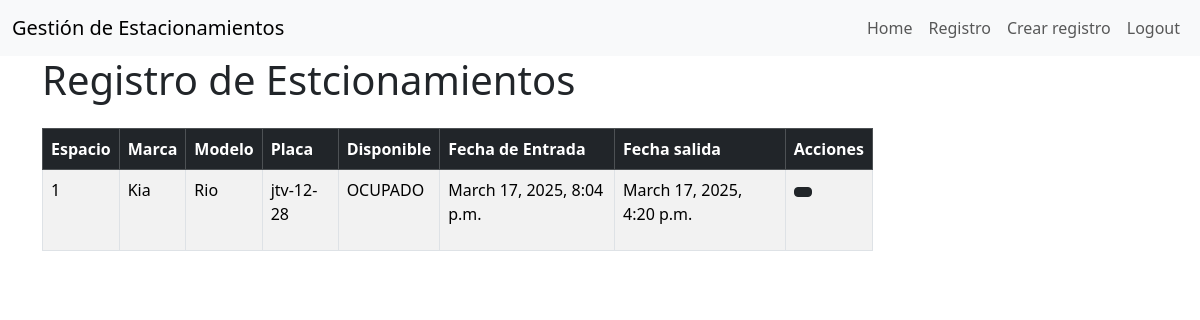
/registro/ (signed in), run on an earlier commit of the app's database.
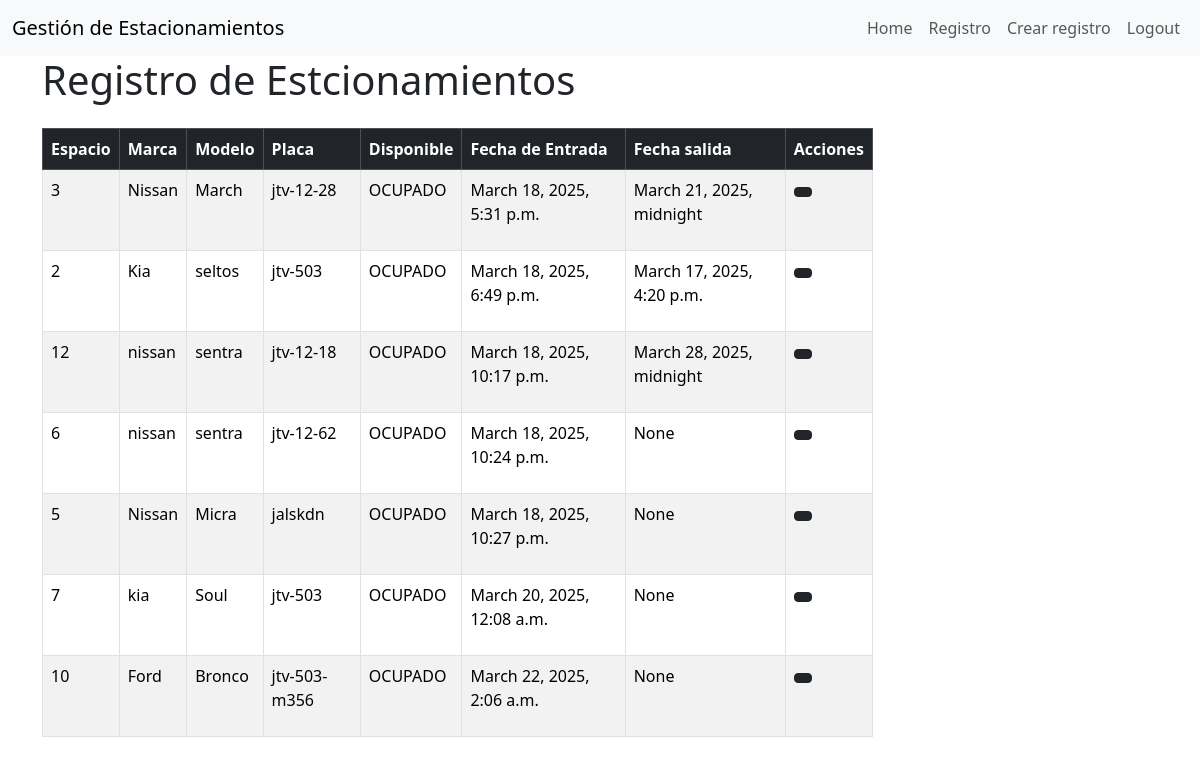
And on a later commit of the database.
### estacionamiento/models.py (models this page shows, shortened)
class Registro(models.Model):
    user = models.ForeignKey(User, on_delete=models.CASCADE)
    espacio = models.CharField(max_length=50)
    marca = models.CharField(max_length=50)
    modelo = models.CharField(max_length=50)
    placa = models.CharField(max_length=20)
    estado = models.CharField(max_length=10, choices=[('OCUPADO', 'Ocupado'), ('LIBRE', 'Libre')], default='LIBRE')
    fecha_entrada = models.DateTimeField(auto_now_add=True)
    fecha_salida = models.DateTimeField(null=True, blank=True)

### estacionamiento/views.py (the view)
# urls.py: path('registro/', views.registro, name='registro'),
@login_required
def registro(request):
    registros = Registro.objects.filter(user=request.user)
    return render(request, 'registro.html', {'registro': registros})

### estacionamiento/templates/registro.html
{% extends 'base.html' %}
{% block content %}
<main class="container">
    <div class="row">
        <div class="col-md-9 offset-md3">
            <h1 class="mb-4">Registro de Estcionamientos</h1>
            <table class="table table-striped table-bordered">
                <thead class="table-dark">
                    <tr>
                        <th>Espacio</th>
                        <th>Marca</th>
                        <th>Modelo</th>
                        <th>Placa</th>
                        <th>Disponible</th>
                        <th>Fecha de Entrada</th>
                        <th>Fecha salida</th>
                        <th>Acciones</th>
                    </tr>
                </thead>
                <tbody>
                    {% for registro in registro %}
                    <tr>
                        <td><p>{{ registro.espacio }}</p></td>
                        <td><p>{{ registro.marca }}</p></td>
                        <td><p>{{ registro.modelo }}</p></td>
                        <td><p>{{ registro.placa }}</p></td>
                        <td><p>{{ registro.estado }}</p></td>
                        <td><p>{{ registro.fecha_entrada }}</p></td>
                        <td><p>{{ registro.fecha_salida }}</p></td>
                        <td>
                            <a href="{% url 'registro_detail' registro.id %}" class="btn btn-dark btn-sm"></a>
                        </td>
                    </tr>
                {% endfor %}
                </tbody>
            </table>
        </div>
    </div>
</main>
{% endblock %}

### estacionamiento/templates/base.html (shortened to what this page needs)
<!DOCTYPE html>
<html lang="en">
<head>
    <link rel="stylesheet" href="https://cdn.jsdelivr.net/npm/bootstrap@5.3.3/dist/css/bootstrap.min.css">
</head>
<body>
    <nav class="navbar navbar-expand-lg bg-body-tertiary">
        <div class="container-fluid">
          <a class="navbar-brand" href="#">Gestión de Estacionamientos</a>
          <div class="collapse navbar-collapse" id="navbarNav">
            <ul class="navbar-nav ms-auto">
                <li class="nav-item">
                    <a href="/" class="nav-link" >Home</a>
                </li>
                {% if user.is_authenticated %}
                <li class="nav-item">
                    <a href="/registro" class="nav-link">Registro</a>
                </li>
                <li class="nav-item">
                    <a href="/registros/crear/" class="nav-link">Crear registro</a>
                </li>
                <li class="nav-item">
                    <a href="/logout" class="nav-link">Logout</a>
                </li>
                {% endif %}
            </ul>
          </div>
        </div>
      </nav>
    {% block content%}
    {% endblock %}
</body>
</html>

What changed in the data, as far as the page shows it:
removed Registro: espacio "1", marca "Kia", modelo "Rio", placa "jtv-12-28", estado "OCUPADO", fecha_entrada "March 17, 2025, 8:04 p.m.", fecha_salida "March 17, 2025, 4:20 p.m."
added Registro: espacio "3", marca "Nissan", modelo "March", placa "jtv-12-28", estado "OCUPADO", fecha_entrada "March 18, 2025, 5:31 p.m.", fecha_salida "March 21, 2025, midnight"
added Registro: espacio "2", marca "Kia", modelo "seltos", placa "jtv-503", estado "OCUPADO", fecha_entrada "March 18, 2025, 6:49 p.m.", fecha_salida "March 17, 2025, 4:20 p.m."
added Registro: espacio "12", marca "nissan", modelo "sentra", placa "jtv-12-18", estado "OCUPADO", fecha_entrada "March 18, 2025, 10:17 p.m.", fecha_salida "March 28, 2025, midnight"
added Registro: espacio "6", marca "nissan", modelo "sentra", placa "jtv-12-62", estado "OCUPADO", fecha_entrada "March 18, 2025, 10:24 p.m.", fecha_salida "None"
added Registro: espacio "5", marca "Nissan", modelo "Micra", placa "jalskdn", estado "OCUPADO", fecha_entrada "March 18, 2025, 10:27 p.m.", fecha_salida "None"
added Registro: espacio "7", marca "kia", modelo "Soul", placa "jtv-503", estado "OCUPADO", fecha_entrada "March 20, 2025, 12:08 a.m.", fecha_salida "None"
added Registro: espacio "10", marca "Ford", modelo "Bronco", placa "jtv-503-m356", estado "OCUPADO", fecha_entrada "March 22, 2025, 2:06 a.m.", fecha_salida "None"
